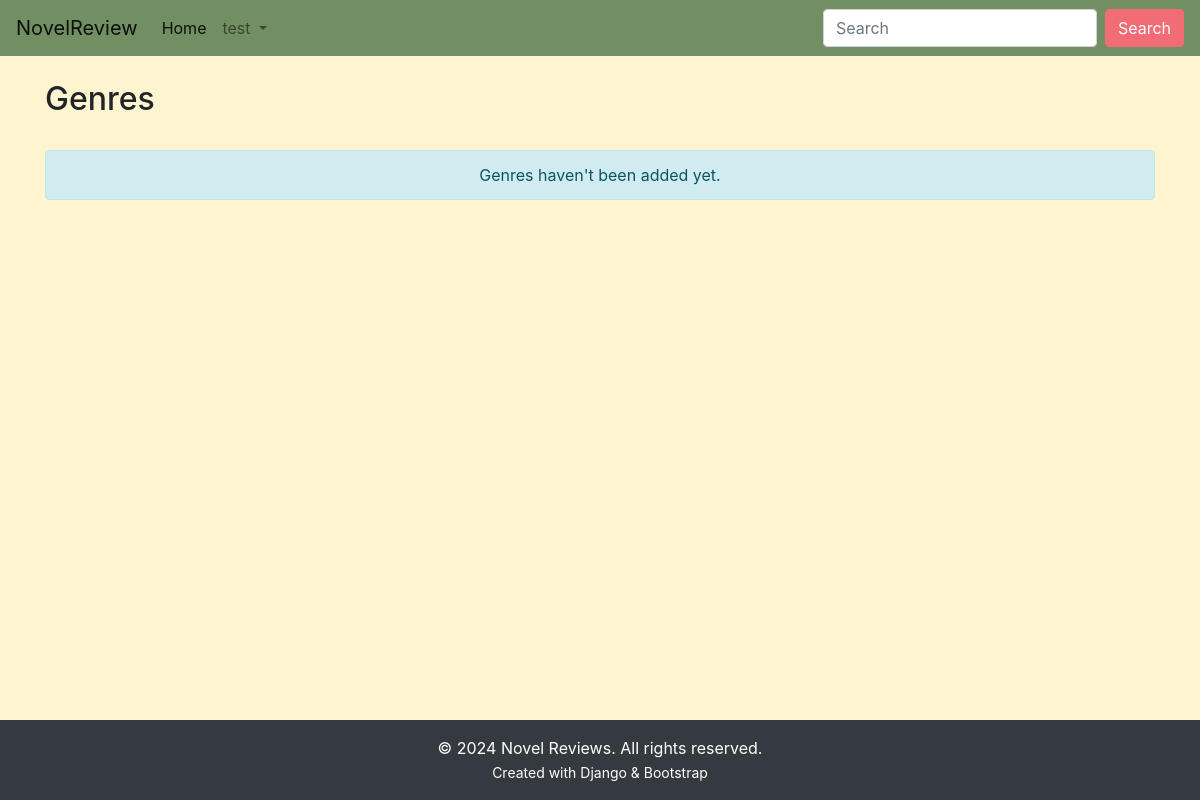
The page /genres/ (signed in) on the database as committed earlier.
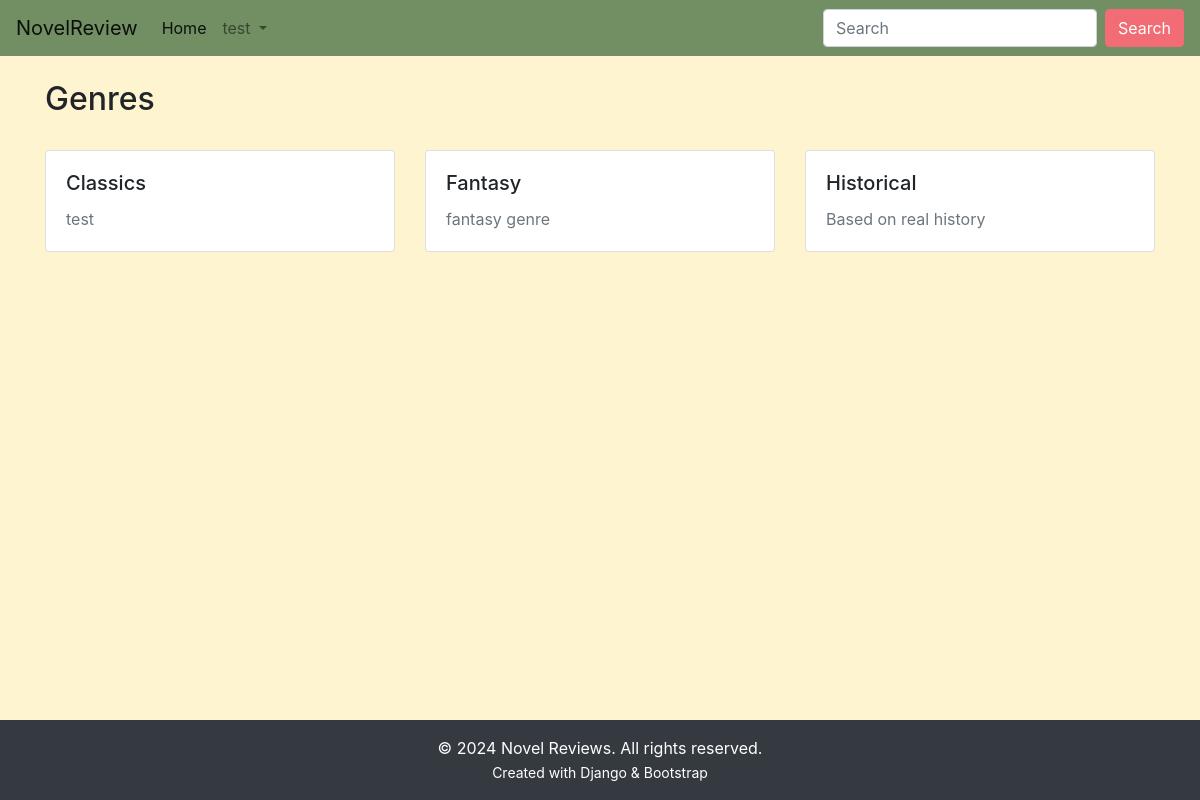
The same page on the database as committed later.
### main/models.py (models this page shows, shortened)
class Genre(models.Model):
    name = models.CharField(max_length=100, unique=True, verbose_name="Genre name")
    description = models.TextField(blank=True, null=True, verbose_name="Description")
    class Meta:
        ordering = ['name']
        verbose_name = 'Genre'
        verbose_name_plural = 'Genres'

### main/views.py (the view)
# urls.py: path('genres/', views.genre_list, name='genre_list'),
@login_required
def genre_list(request):
    genres = Genre.objects.all().order_by('name')
    return render(request, 'main/genre_list.html', {'genres': genres})

### main/templates/main/genre_list.html (shortened to what this page needs)
{% extends 'main/base.html' %}
{% block content %}
<div class="container mt-4">
    <div class="d-flex justify-content-between align-items-center mb-4">
        <h2>Genres</h2>
    </div>
    <div class="row">
        {% for genre in genres %}
        <div class="col-md-6 col-lg-4 mb-3">
            <div class="card h-100">
                <div class="card-body">
                    <h5 class="card-title">{{ genre.name }}</h5>
                    {% if genre.description %}
                    <p class="card-text text-muted">{{ genre.description }}</p>
                    {% endif %}
                </div>
            </div>
        </div>
        {% empty %}
        <div class="col-12">
            <div class="alert alert-info text-center">
                 Genres haven't been added yet.
            </div>
        </div>
        {% endfor %}
    </div>
</div>
{% endblock %}

Rows that differ between the two databases and show on the page:
added Genre: name "Classics", description "test"
added Genre: name "Fantasy", description "fantasy genre"
added Genre: name "Historical", description "Based on real history"
Other text that changed with them:
text no longer shown: "Genres haven't been added yet."
